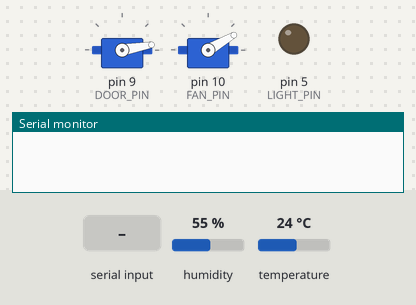
Recording of a sketch running on a simulated Arduino Uno, built with avr-gcc and run on an emulated ATmega328P. On the bench: 2 × servo, output pins drawn as LEDs (lit = HIGH), the last lines printed to the serial monitor. The inputs (shaded band) are chosen by the test bench; at power-on: humidity 55 %, temperature 24 °C.

Above: at 1.2 s.
1.3 s: "FAN 1\n" received over Serial
At 2.16 s:
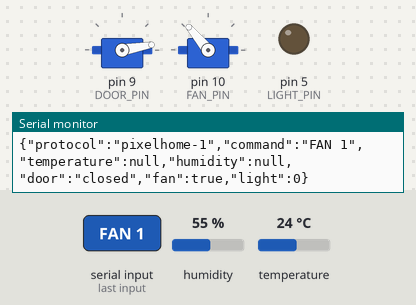
4.8 s: "DOOR 1\n" received over Serial
At 4.98 s:
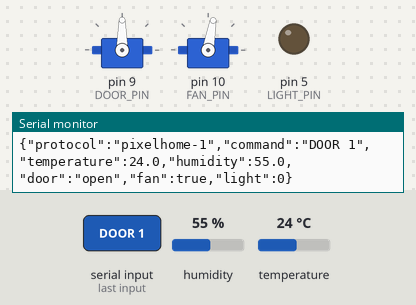
8.3 s: "DOOR 0\n" received over Serial
At 8.54 s:
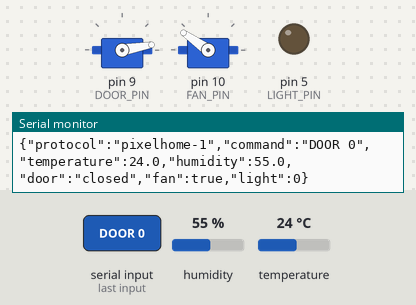
Timing chart, 0 to 16.8 s (numbered marks = the images above; inputs shaded):
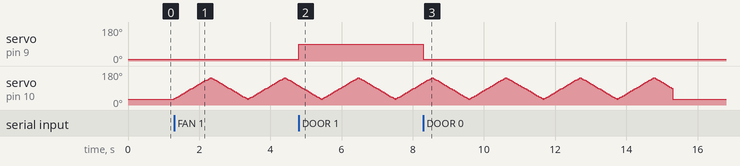

The sketch:

PixelHomeUno.ino
```cpp
#include <DHT.h>
#include <Servo.h>
#include <math.h>
#include <string.h>

const byte DHT_PIN = 2;
const byte DHT_TYPE = DHT11;  // Change to DHT22 only if the module is confirmed.
const byte LIGHT_PIN = 5;     // PWM unaffected by the Servo library on UNO.
const byte DOOR_PIN = 9;
const byte FAN_PIN = 10;      // SG90 fan demonstrator, not a bare DC motor.
const byte DOOR_CLOSED = 10;
const byte DOOR_OPEN = 90;
const unsigned long DOOR_MS = 5000;
const unsigned long SENSOR_MS = 2200;
const unsigned long HOST_TIMEOUT_MS = 7000;

DHT dht(DHT_PIN, DHT_TYPE);
Servo doorServo, fanServo;
float temperature = NAN, humidity = NAN;
bool doorOpen = false, fanOn = false;
int light = 0, sweep = 30, direction = 5;
unsigned long lastSensor, doorSince, lastSweep, lastHost;
char line[32];
byte used = 0;
bool overflow = false;

void setDoor(bool open) {
  doorOpen = open;
  doorServo.write(open ? DOOR_OPEN : DOOR_CLOSED);
  if (open) doorSince = millis();
}

void setFan(bool on) {
  fanOn = on;
  if (!on) {
    sweep = 30;
    direction = 5;
    fanServo.write(sweep);
  }
}

void printReading(float reading) {
  if (isnan(reading)) Serial.print(F("null"));
  else Serial.print(reading, 1);
}

void handleCommand(const char *command) {
  if (strcmp(command, "DOOR 1") == 0) setDoor(true);
  else if (strcmp(command, "DOOR 0") == 0) setDoor(false);
  else if (strcmp(command, "FAN 1") == 0) setFan(true);
  else if (strcmp(command, "FAN 0") == 0) setFan(false);
  else if (strncmp(command, "LIGHT ", 6) == 0) {
    const char *digits = command + 6;
    size_t count = strspn(digits, "0123456789");
    if (!count || count > 3 || digits[count] != '\0') return;
    int value = atoi(digits);
    if (value > 100) return;
    light = value;
    analogWrite(LIGHT_PIN, light * 255L / 100);
  } else if (strcmp(command, "STATUS") != 0) return;
  lastHost = millis();

  Serial.print(F("{\"protocol\":\"pixelhome-1\",\"command\":\""));
  Serial.print(command);
  Serial.print(F("\",\"temperature\":"));
  printReading(temperature);
  Serial.print(F(",\"humidity\":"));
  printReading(humidity);
  Serial.print(F(",\"door\":\""));
  Serial.print(doorOpen ? F("open") : F("closed"));
  Serial.print(F("\",\"fan\":"));
  Serial.print(fanOn ? F("true") : F("false"));
  Serial.print(F(",\"light\":"));
  Serial.print(light);
  Serial.println('}');
}

void setup() {
  Serial.begin(115200);
  pinMode(LIGHT_PIN, OUTPUT);
  dht.begin();
  doorServo.attach(DOOR_PIN);
  fanServo.attach(FAN_PIN);
  setDoor(false);
  setFan(false);
  lastSensor = millis();
}

void loop() {
  const unsigned long now = millis();
  if (doorOpen && now - doorSince >= DOOR_MS) setDoor(false);
  if (fanOn && now - lastHost >= HOST_TIMEOUT_MS) setFan(false);
  if (fanOn && now - lastSweep >= 45) {
    lastSweep = now;
    sweep += direction;
    if (sweep >= 145 || sweep <= 30) direction = -direction;
    fanServo.write(sweep);
  }
  if (now - lastSensor >= SENSOR_MS) {
    lastSensor = now;
    temperature = dht.readTemperature();
    humidity = dht.readHumidity();
  }
  while (Serial.available()) {
    char next = Serial.read();
    if (next == '\n') {
      if (!overflow) {
        line[used] = '\0';
        handleCommand(line);
      }
      overflow = false;
      used = 0;
    } else if (next != '\r') {
      if (used < sizeof(line) - 1) line[used++] = next;
      else overflow = true;
    }
  }
}
```

Measured:
- after the input at 4.8 s, servo on pin 9 (DOOR_PIN): 10° → 90° at once
- after the input at 8.3 s, servo on pin 9 (DOOR_PIN): 90° → 10° after 0.00 s instead of 1.5 s
